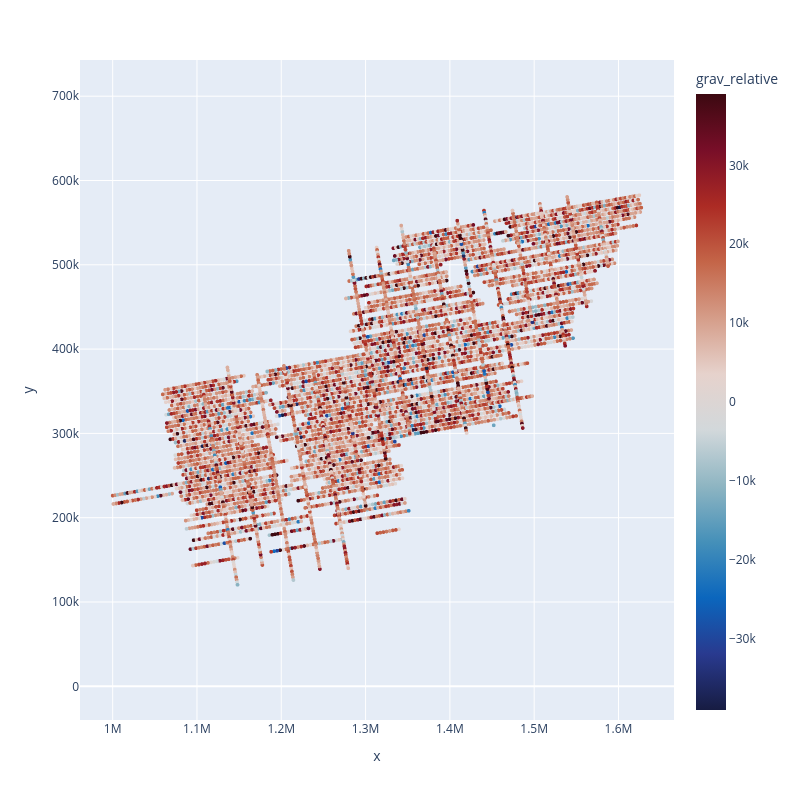

This figure's notebook cell:
### Code cell
airbornegeo.plotly_points(
    data_df[::50],
    color_col="grav_relative",
    edge_width=0,
)

### Figure 1 — Plotly figure (JSON) as saved in the notebook; plotly's stock layout.template omitted (floating-point values rounded to 4 significant figures; data arrays with more than 128 entries replaced by an {"elided": "..."} marker saying what was removed)
{"data": [{"hovertemplate": "x=%{x}<br>y=%{y}<br>grav_relative=%{marker.color}<extra></extra>", "legendgroup": "", "marker": {"color": {"elided": "6680 float values"}, "coloraxis": "coloraxis", "line": {"color": "black", "width": 0}, "size": 4, "symbol": "circle"}, "mode": "markers", "name": "", "showlegend": false, "type": "scattergl", "x": {"elided": "6680 float values"}, "xaxis": "x", "y": {"elided": "6680 float values"}, "yaxis": "y"}], "layout": {"autosize": false, "coloraxis": {"cmax": 39050.0, "cmid": 0, "cmin": -39050.0, "colorbar": {"title": {"text": "grav_relative"}}, "colorscale": [[0, "rgb(23, 28, 66)"], [0.09091, "rgb(41, 58, 143)"], [0.1818, "rgb(11, 102, 189)"], [0.2727, "rgb(69, 144, 185)"], [0.3636, "rgb(142, 181, 194)"], [0.4545, "rgb(210, 216, 219)"], [0.5455, "rgb(230, 210, 204)"], [0.6364, "rgb(213, 157, 137)"], [0.7273, "rgb(196, 101, 72)"], [0.8182, "rgb(172, 43, 36)"], [0.9091, "rgb(120, 14, 40)"], [1, "rgb(60, 9, 17)"]]}, "height": 800, "legend": {"tracegroupgap": 0}, "margin": {"t": 60}, "width": 800, "xaxis": {"anchor": "y", "domain": [0, 1], "title": {"text": "x"}}, "yaxis": {"anchor": "x", "domain": [0, 1], "scaleanchor": "x", "scaleratio": 1, "title": {"text": "y"}}}}
